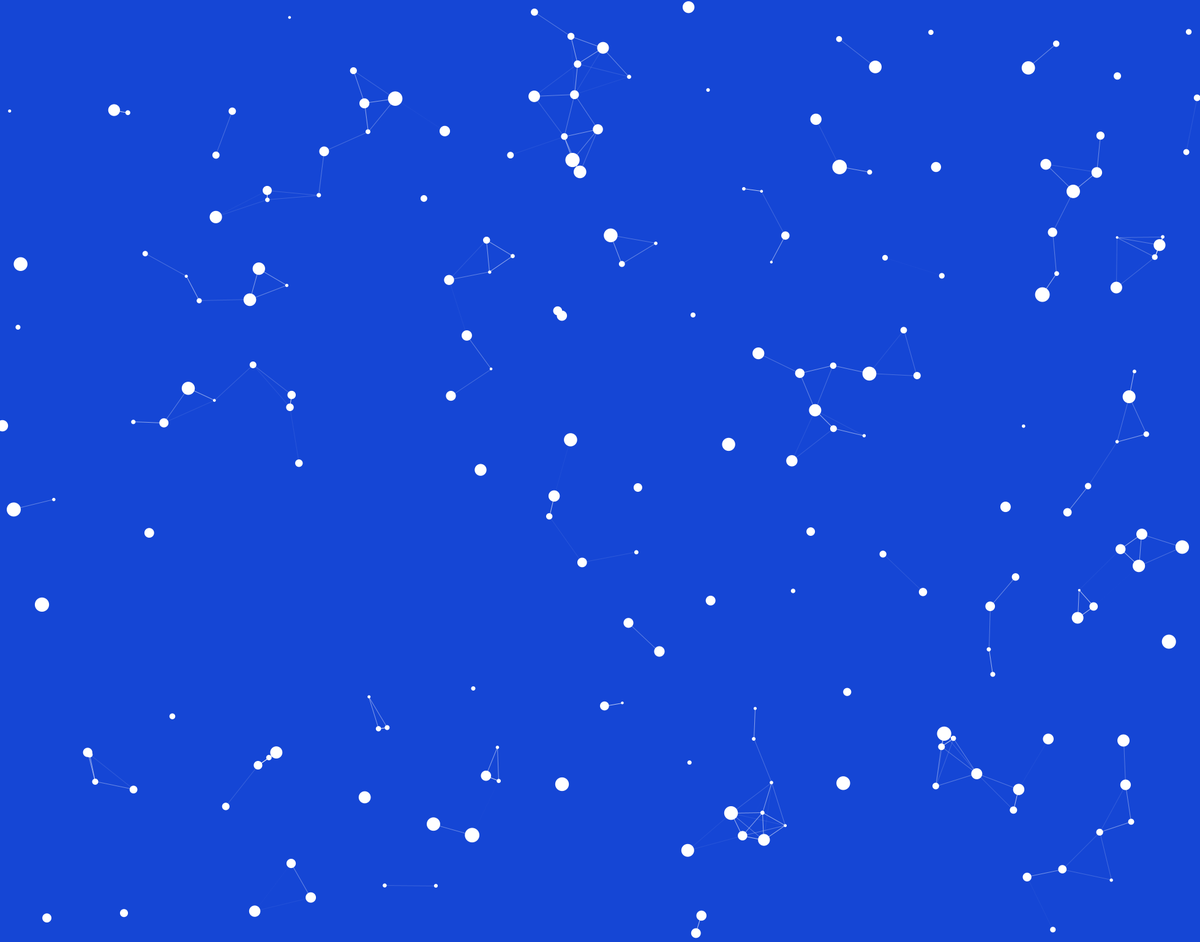
Frame 1 (no input)
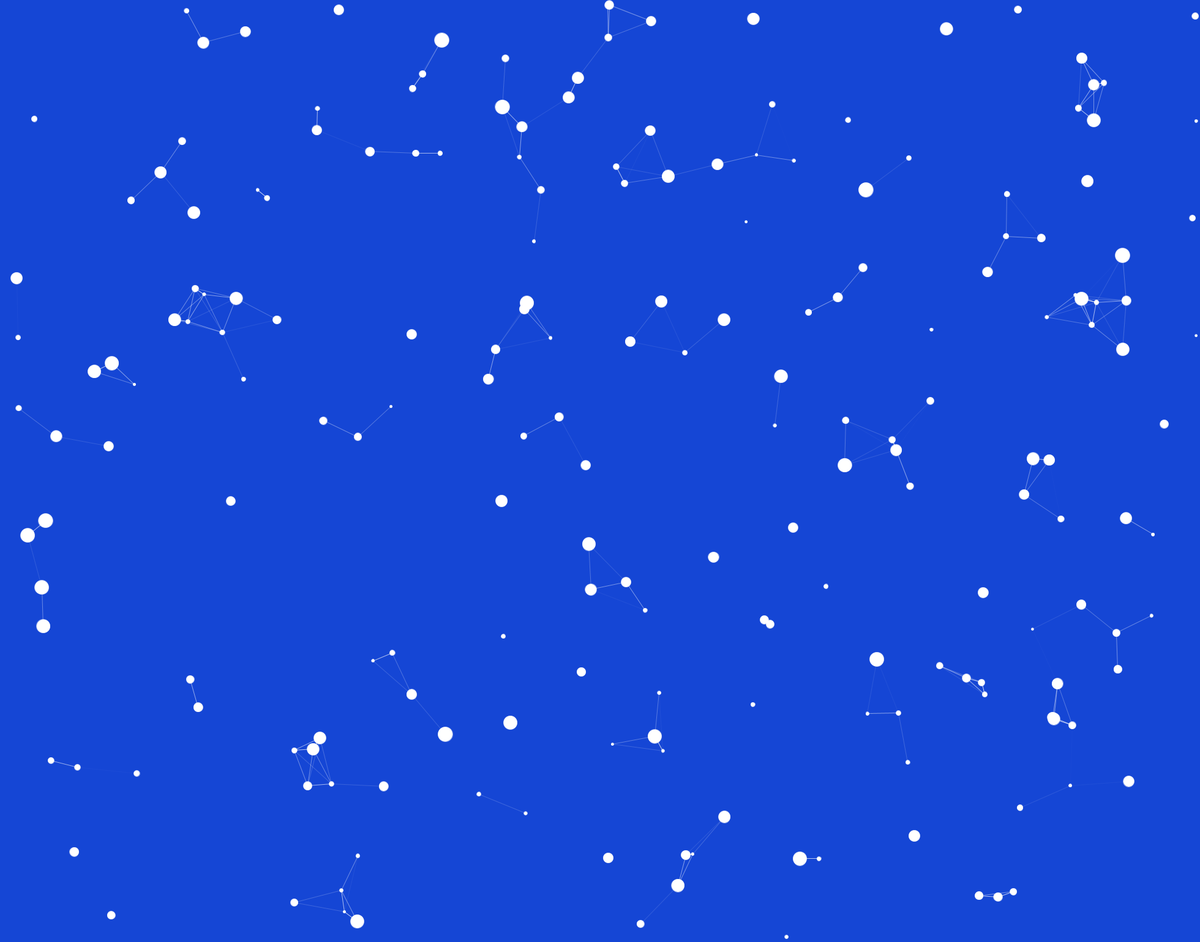
Frame 60 (the mouse pressed at the canvas centre just before this capture)
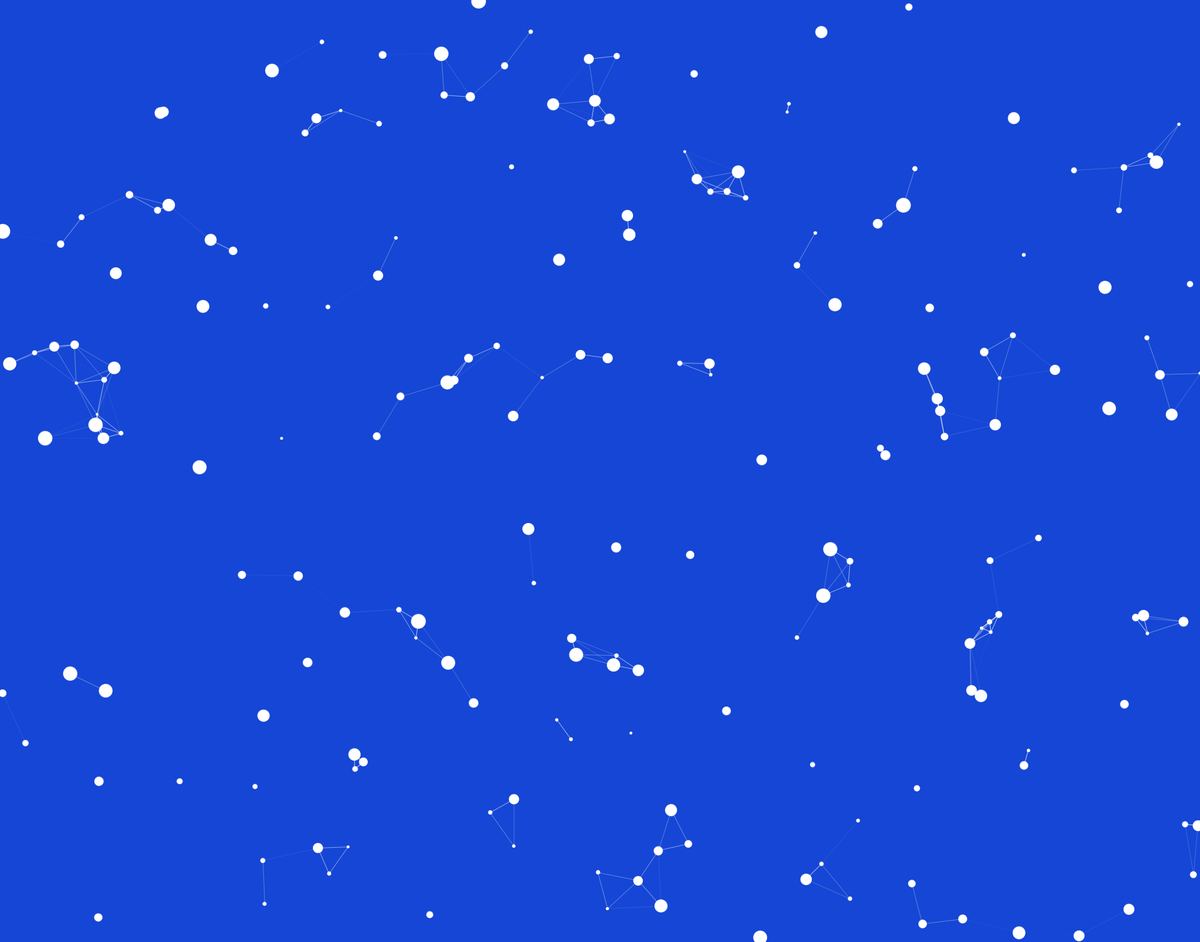
Frame 120 (the mouse held since frame 60 and released just before this capture)

The Processing sketch that drew these frames (run headless with seeded random() and noise(); from frame 60 on, the mouse is pressed at the canvas centre):

// Processing sketch: NodesMass
// ── NodesMass.pde
Ball[] particles;
static final int numParticles = 200;
float minDist = 100;
float springAmount = 0.001;

void setup() {
  size(1960, 1540);
  frameRate(60);
  initialize();
}

void initialize() {
  noSmooth();
  noStroke();
  
  particles = new Ball[numParticles];
  for(int i=0; i<numParticles; i++) {
    float size = random(10) + 2;
    particles[i] = new Ball(size);
    particles[i].x = random(width);
    particles[i].y = random(height);
    particles[i].vx = random(6) - 3;
    particles[i].vy = random(6) - 3;
    particles[i].mass = size;
    particles[i].setFillColor(color(255, 255, 255));
  }
}

void draw() {
  background(21, 70, 213);

  for(int i=0; i<numParticles; i++){
    Ball particle = particles[i];       
    particle.x += particle.vx;
    particle.y += particle.vy;
    if(particle.x > width){
      particle.x = 0;
    }else if(particle.x < 0){
      particle.x = width;
    }
    if(particle.y > height){
      particle.y = 0;
    }else if(particle.y < 0){
      particle.y = height;
    }
    particle.update();
  }
      
  for(int i=0; i<numParticles; i++){
    Ball partA = particles[i];
    for(int j=i+1; j<numParticles; j++){
      Ball partB = particles[j];
      spring(partA, partB);
    }
  }
}

void spring(Ball partA, Ball partB) {
  float dx = partB.x - partA.x;
  float dy = partB.y - partA.y;
  float dist = sqrt(dx * dx + dy * dy);
  if(dist < minDist) {
    float alpha = 255 - 255 * (dist / minDist);
    stroke(255, 255, 255, alpha);
    line(partA.x, partA.y, partB.x, partB.y);
    float ax = dx * springAmount;
    float ay = dy * springAmount;
    partA.vx += ax / partA.mass;
    partA.vy += ay / partA.mass;
    partB.vx -= ax / partB.mass;
    partB.vy -= ay / partB.mass;
  }
}

void checkCollision(Ball ball0, Ball ball1) {
      float dx = ball1.x - ball0.x;
      float dy = ball1.y - ball0.y;
      float dist = sqrt(dx*dx + dy*dy);
      
      if(dist < ball0.radius + ball1.radius){
        float angle = atan2(dy, dx);
        float sine = sin(angle);
        float cosine = cos(angle);
        
        Point pos0 = new Point(0, 0);
        Point pos1 = rotate(dx, dy, sine, cosine, true);
        Point vel0 = rotate(ball0.vx, ball0.vy, sine, cosine, true);
        Point vel1 = rotate(ball1.vx, ball1.vy, sine, cosine, true);
    
        float vxTotal = vel0.x - vel1.x;
        vel0.x = ((ball0.mass - ball1.mass) * vel0.x + 2 * ball1.mass * vel1.x) / (ball0.mass + ball1.mass);
        vel1.x = vxTotal + vel0.x;

        float absV = abs(vel0.x) + abs(vel1.x);
        float overlap = (ball0.radius + ball1.radius)  - abs(pos0.x - pos1.x);
        pos0.x += vel0.x / absV * overlap;
        pos1.x += vel1.x / absV * overlap;
        
        Point pos0F = rotate(pos0.x, pos0.y, sine, cosine, false);
        Point pos1F = rotate(pos1.x, pos1.y, sine, cosine, false);

        ball1.x = ball0.x + pos1F.x;
        ball1.y = ball0.y + pos1F.y;
        ball0.x = ball0.x + pos0F.x;
        ball0.y = ball0.y + pos0F.y;
        
        Point vel0F = rotate(vel0.x, vel0.y, sine, cosine, false);
        Point vel1F = rotate(vel1.x, vel1.y, sine, cosine,false);
        ball0.vx = vel0F.x;
        ball0.vy = vel0F.y;
        ball1.vx = vel1F.x;
        ball1.vy = vel1F.y;
      }
}

Point rotate(float x, float y, float sine, float cosine, Boolean reverse) {
  Point result = new Point(0, 0);
  if(reverse){
    result.x = x * cosine + y * sine;
    result.y = y * cosine - x * sine;
  }else{
    result.x = x * cosine - y * sine;
    result.y = y * cosine + x * sine;
  }
  return result;  
}

////////////////////////////////

class Ball extends Sprite {
  float radius;
  float vx, vy;
  float mass = 1;
  
  Ball(float radius){
    super();
    this.radius = radius;
  }
  
  void draw(){
    if(dist(mouseX, mouseY, x, y) < radius) {
      isRollOver = true;
    }else{
      isRollOver = false;
    }
    ellipse(0, 0, radius*2, radius*2);
  }
}

////////////////////////////////

class Sprite extends Object {
  float x, y;
  float scaleX, scaleY;
  float width, height;
  float rotation;
  boolean visible;
  color strokeColor;
  color fillColor;
  Boolean isStroke;
  Boolean isFill;
  Boolean isRollOver;
  Boolean locked;
  float xoff, yoff;
 
  Sprite() {
    super();
    scaleX = 1.0;
    scaleY = 1.0;
    strokeColor = color(0);
    fillColor = color(0);
    isStroke = false;
    isFill = false;
    isRollOver = false;
    locked = false;
    visible = true;
  }
  
  void update() {
    if(! visible) return;
    pushMatrix();
    if(locked){
      x = mouseX - xoff;
      y = mouseY - yoff;
    }  
    translate(x, y);
    scale(scaleX, scaleY);
    rotate(rotation * PI / 180.0);
    if(isStroke) stroke(strokeColor);
    if(isFill) fill(fillColor);
    draw();
    popMatrix();
  }
  
  void setStrokeColor(color strokeColor) {
    this.strokeColor = strokeColor;
    isStroke = true;
  }
  
  void setFillColor(color fillColor) {
    this.fillColor = fillColor;
    isFill = true;
  }
  
  void startDrag() {
    if(isRollOver){
      locked = true;
      xoff = mouseX - x;
      yoff = mouseY - y;
    }
  }
  
  void stopDrag() {
    locked = false;
  }
  
  void draw() {}
}

////////////////////////////////

class Point extends Object {
  float x, y;
  
  Point(float x, float y) {
    super();
    this.x = x;
    this.y = y;
  }
}

////////////////////////////////

class Object {
  Object() {}
}
